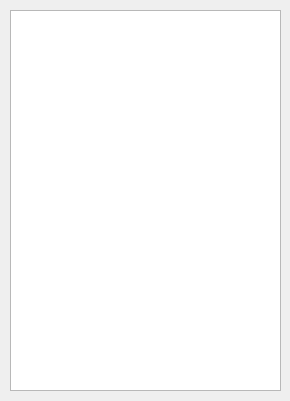
<?xml version="1.0" encoding="UTF-8"?>
<ui version="4.0">
 <class>waitingForm</class>
 <widget class="QWidget" name="waitingForm">
  <property name="geometry">
   <rect>
    <x>0</x>
    <y>0</y>
    <width>290</width>
    <height>401</height>
   </rect>
  </property>
  <property name="windowTitle">
   <string>Lista de Espera</string>
  </property>
  <property name="windowIcon">
   <iconset resource="Images.qrc">
    <normaloff>:/img/Images/Client.png</normaloff>:/img/Images/Client.png</iconset>
  </property>
  <widget class="QListWidget" name="listWidget">
   <property name="geometry">
    <rect>
     <x>10</x>
     <y>10</y>
     <width>271</width>
     <height>381</height>
    </rect>
   </property>
  </widget>
 </widget>
 <resources>
  <include location="Images.qrc"/>
 </resources>
 <connections/>
</ui>
